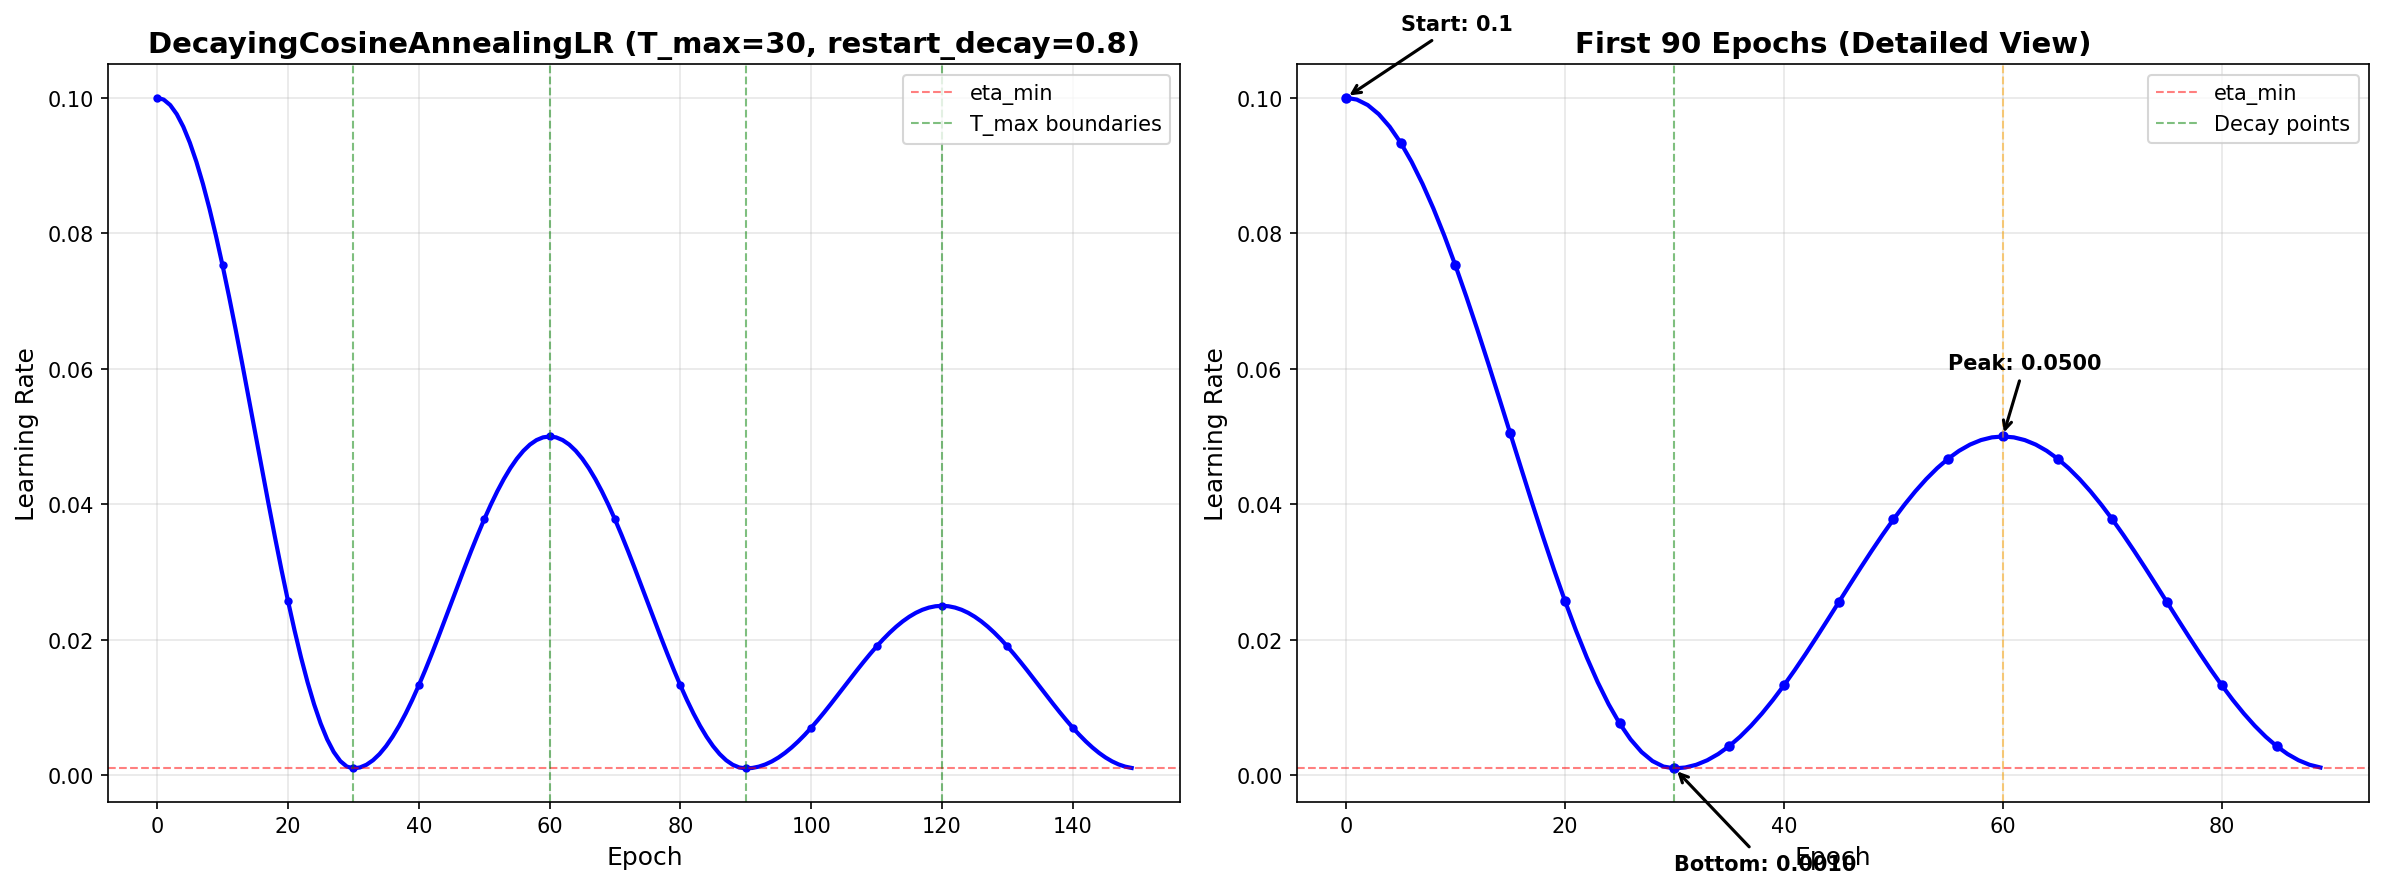

This chart was generated by the following Python code:
"""
Test DecayingCosineAnnealingLR scheduler.
Verify that it creates smooth cosine curves with decaying peaks.
"""
import sys
import os
sys.path.insert(0, os.path.abspath(os.path.join(os.path.dirname(__file__), '..')))

import torch
import torch.nn as nn
import matplotlib.pyplot as plt
from src.training.schedulers import DecayingCosineAnnealingLR


def test_decaying_cosine_annealing():
    """
    Test that DecayingCosineAnnealingLR creates smooth cosine curves with decaying peaks.

    Expected behavior with T_max=30, restart_decay=0.8:
    - Epochs 0-30: DOWN from base_lr to eta_min (smooth cosine)
    - Epochs 30-60: UP from eta_min to base_lr*0.8 (smooth cosine, decayed peak)
    - Epochs 60-90: DOWN from base_lr*0.8 to eta_min (smooth cosine)
    - Epochs 90-120: UP from eta_min to base_lr*0.64 (smooth cosine, decayed peak)
    """
    print("\n" + "="*80)
    print("DECAYING COSINE ANNEALING LR TEST")
    print("="*80)

    # Create dummy model and optimizer
    model = nn.Linear(10, 10)
    optimizer = torch.optim.SGD(model.parameters(), lr=0.1)

    # Create scheduler
    scheduler = DecayingCosineAnnealingLR(
        optimizer,
        T_max=30,
        eta_min=0.001,
        restart_decay=0.5
    )

    # Record learning rates
    lrs = []
    epochs = 150

    for epoch in range(epochs):
        lrs.append(optimizer.param_groups[0]['lr'])
        optimizer.step()
        scheduler.step()

    # Print key checkpoints
    print(f"\nKey Learning Rate Checkpoints:")
    print(f"  Epoch 0 (start):        {lrs[0]:.6f}")
    print(f"  Epoch 30 (1st bottom):  {lrs[30]:.6f}")
    print(f"  Epoch 60 (1st peak):    {lrs[60]:.6f} (expected: {0.1 * 0.8:.6f})")
    print(f"  Epoch 90 (2nd bottom):  {lrs[90]:.6f}")
    print(f"  Epoch 120 (2nd peak):   {lrs[120]:.6f} (expected: {0.1 * 0.8 * 0.8:.6f})")

    # Verify decay at correct positions
    tolerance = 1e-5

    # At epoch 60, should be at decayed peak (0.1 * 0.8 = 0.08)
    expected_60 = 0.1 * 0.8
    if abs(lrs[60] - expected_60) < tolerance:
        print(f"\n  ✅ Epoch 60: Correct decayed peak ({lrs[60]:.6f} ≈ {expected_60:.6f})")
    else:
        print(f"\n  ❌ Epoch 60: Incorrect peak ({lrs[60]:.6f}, expected {expected_60:.6f})")

    # At epoch 120, should be at second decayed peak (0.1 * 0.8 * 0.8 = 0.064)
    expected_120 = 0.1 * 0.8 * 0.8
    if abs(lrs[120] - expected_120) < tolerance:
        print(f"  ✅ Epoch 120: Correct decayed peak ({lrs[120]:.6f} ≈ {expected_120:.6f})")
    else:
        print(f"  ❌ Epoch 120: Incorrect peak ({lrs[120]:.6f}, expected {expected_120:.6f})")

    # Create visualization
    fig, axes = plt.subplots(1, 2, figsize=(16, 6))

    # Plot 1: Full curve
    axes[0].plot(range(epochs), lrs, linewidth=2, color='blue', marker='o', markersize=3, markevery=10)
    axes[0].axhline(y=0.001, color='red', linestyle='--', linewidth=1, alpha=0.5, label='eta_min')
    axes[0].axvline(x=30, color='green', linestyle='--', linewidth=1, alpha=0.5, label='T_max boundaries')
    axes[0].axvline(x=60, color='green', linestyle='--', linewidth=1, alpha=0.5)
    axes[0].axvline(x=90, color='green', linestyle='--', linewidth=1, alpha=0.5)
    axes[0].axvline(x=120, color='green', linestyle='--', linewidth=1, alpha=0.5)
    axes[0].set_xlabel('Epoch', fontsize=12)
    axes[0].set_ylabel('Learning Rate', fontsize=12)
    axes[0].set_title('DecayingCosineAnnealingLR (T_max=30, restart_decay=0.8)', fontsize=14, fontweight='bold')
    axes[0].grid(alpha=0.3)
    axes[0].legend()

    # Plot 2: Zoomed in on first 90 epochs
    axes[1].plot(range(90), lrs[:90], linewidth=2, color='blue', marker='o', markersize=4, markevery=5)
    axes[1].axhline(y=0.001, color='red', linestyle='--', linewidth=1, alpha=0.5, label='eta_min')
    axes[1].axvline(x=30, color='green', linestyle='--', linewidth=1, alpha=0.5, label='Decay points')
    axes[1].axvline(x=60, color='orange', linestyle='--', linewidth=1, alpha=0.5)

    # Annotate key points
    axes[1].annotate('Start: 0.1', xy=(0, lrs[0]), xytext=(5, lrs[0]+0.01),
                     arrowprops=dict(arrowstyle='->', color='black', lw=1.5),
                     fontsize=10, fontweight='bold')
    axes[1].annotate(f'Bottom: {lrs[30]:.4f}', xy=(30, lrs[30]), xytext=(30, lrs[30]-0.015),
                     arrowprops=dict(arrowstyle='->', color='black', lw=1.5),
                     fontsize=10, fontweight='bold')
    axes[1].annotate(f'Peak: {lrs[60]:.4f}', xy=(60, lrs[60]), xytext=(55, lrs[60]+0.01),
                     arrowprops=dict(arrowstyle='->', color='black', lw=1.5),
                     fontsize=10, fontweight='bold')

    axes[1].set_xlabel('Epoch', fontsize=12)
    axes[1].set_ylabel('Learning Rate', fontsize=12)
    axes[1].set_title('First 90 Epochs (Detailed View)', fontsize=14, fontweight='bold')
    axes[1].grid(alpha=0.3)
    axes[1].legend()

    plt.tight_layout()
    plt.savefig('tests/test_decaying_scheduler.png', dpi=150, bbox_inches='tight')
    print(f"\n✅ Visualization saved to: tests/test_decaying_scheduler.png")
    print("="*80 + "\n")


if __name__ == '__main__':
    test_decaying_cosine_annealing()
